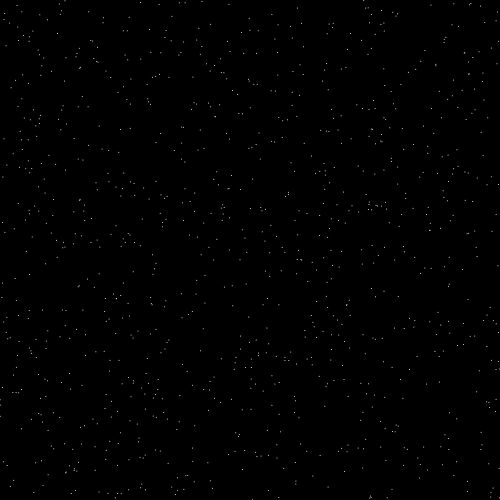
Frame 1 (no input)
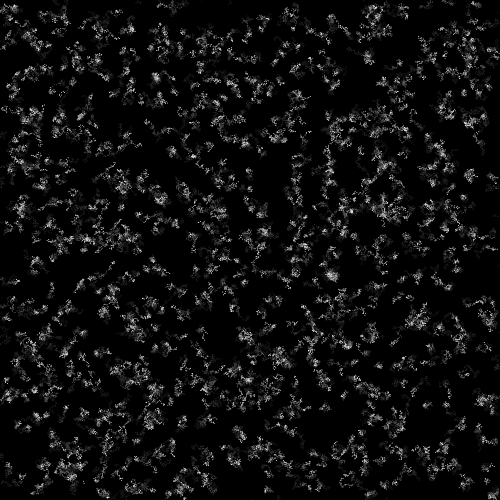
Frame 60 (no input)
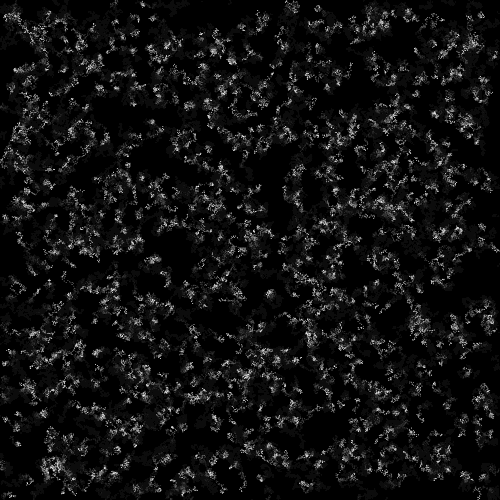
Frame 120 (the mouse pressed at the canvas centre since frame 60)

The p5.js sketch that drew these frames (run headless with seeded random() and noise() and a simulated clock; from frame 60 on, the mouse is pressed at the canvas centre):

// p5.js sketch
// ── sketch.js
let numWalkers, walkers, stepSize

function setup() {
  createCanvas(500, 500)
  background(0)
  stroke(255)

  stepSize = 2
  numWalkers = 1000
  walkers = []

  for(let i = 0; i < numWalkers; i += 1) {
    walkers[i] = {
      x: random(width),
      y: random(height) 
    }
  }
}

function draw() {
  update()

  background(0, 10)

  for(let i = 0; i < numWalkers; i += 1) {
    point(walkers[i].x, walkers[i].y)
  }
}

function update() {
  for(let i = 0; i < numWalkers; i += 1) {

    walkers[i].x += random(-stepSize, stepSize)
    walkers[i].y += random(-stepSize, stepSize)

    if((walkers[i].x > width) || 
       (walkers[i].x < 0) ||
       (walkers[i].y > height) ||
      (walkers[i].y < 0)) {
      walkers[i] = {
        x: random(width),
        y: random(height)
      }
    }
  }
} 
